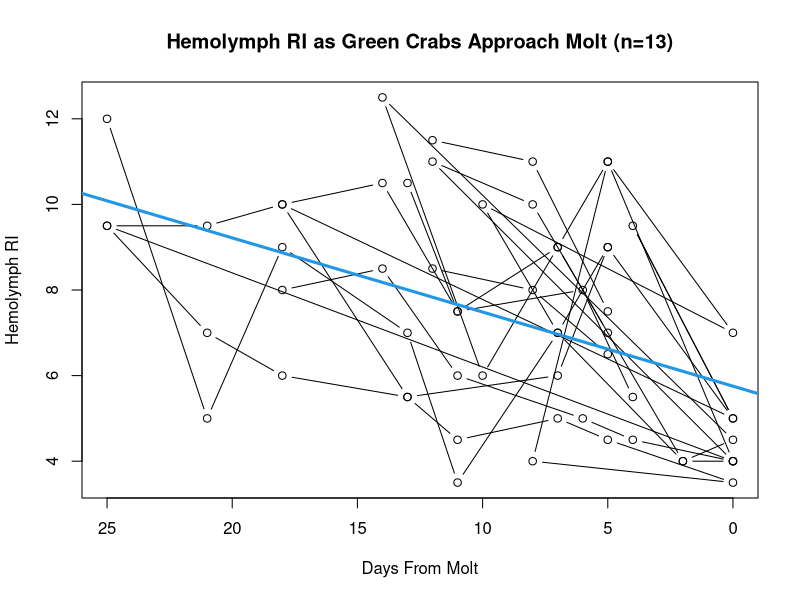
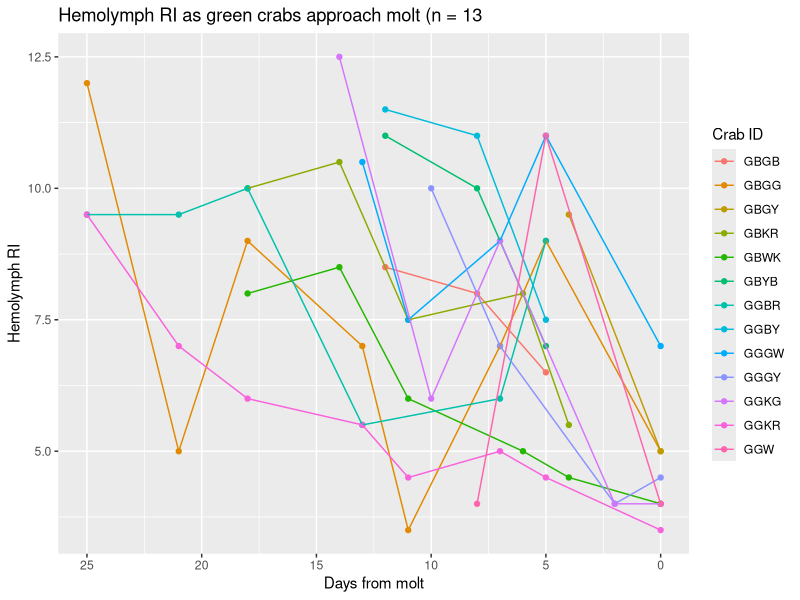
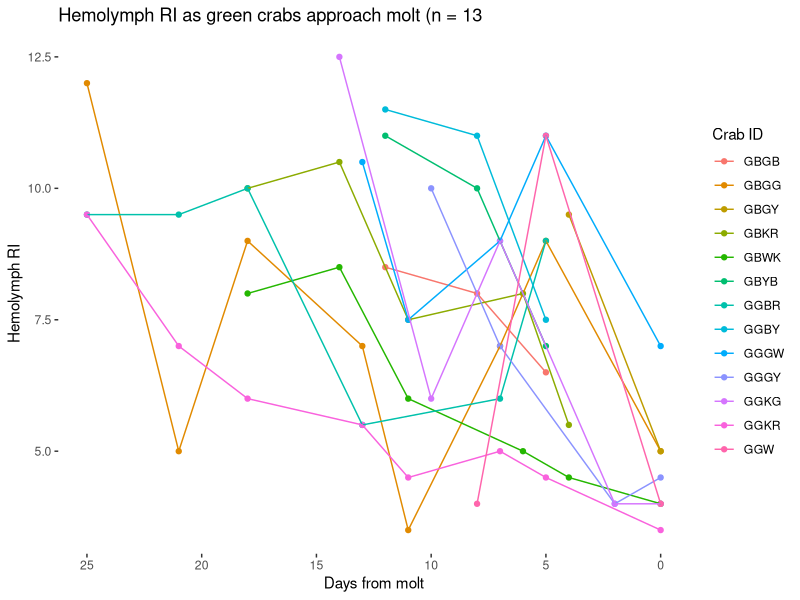
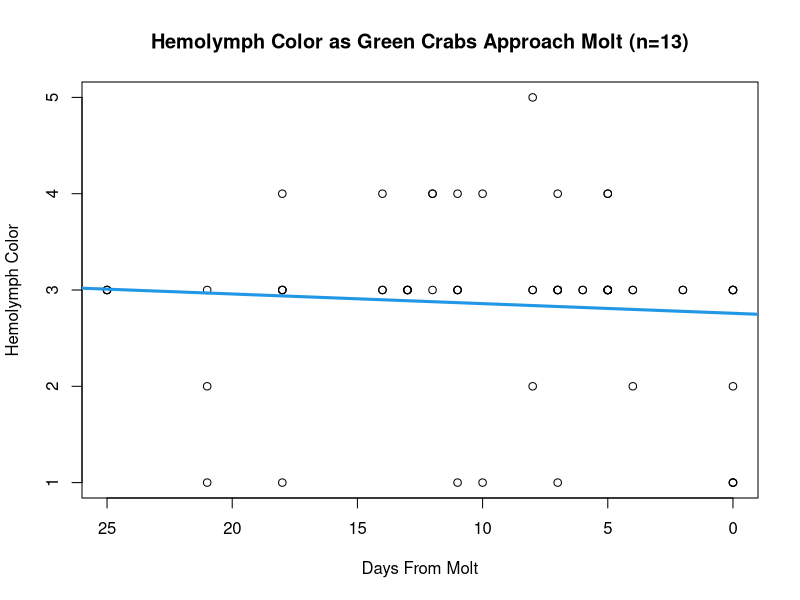
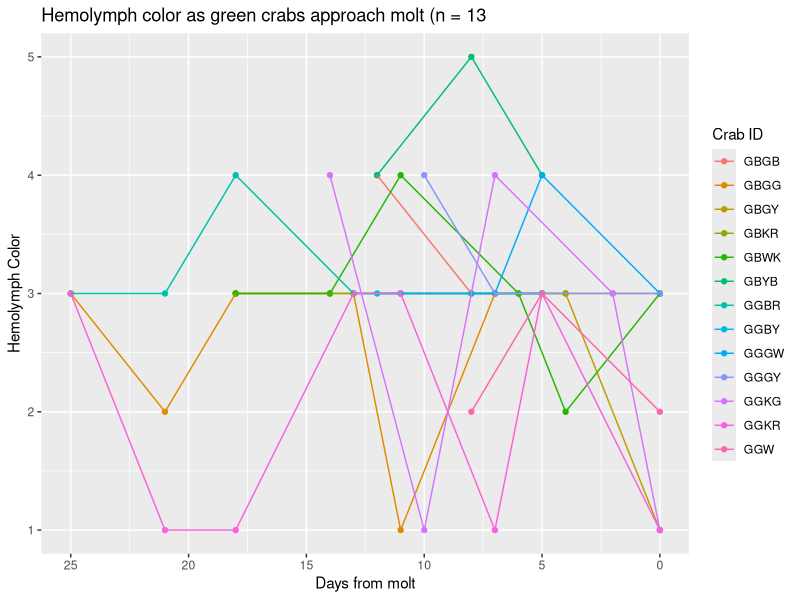
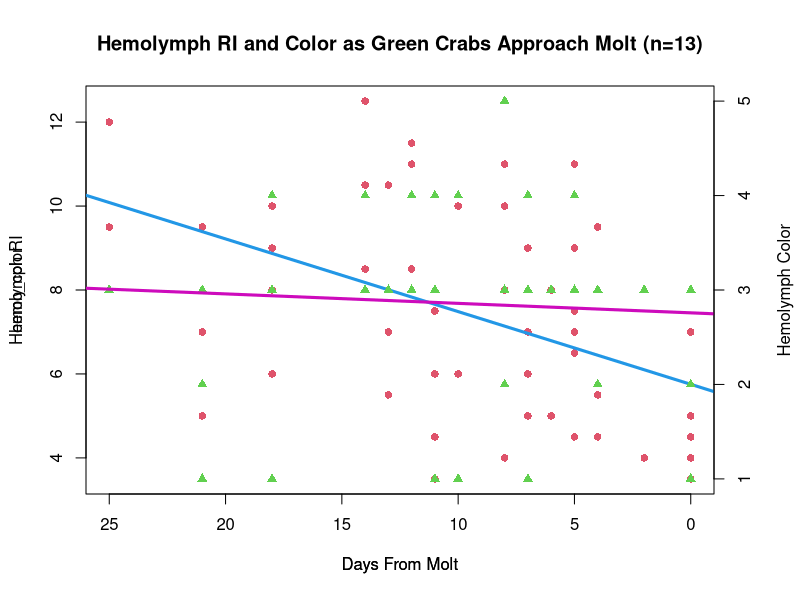
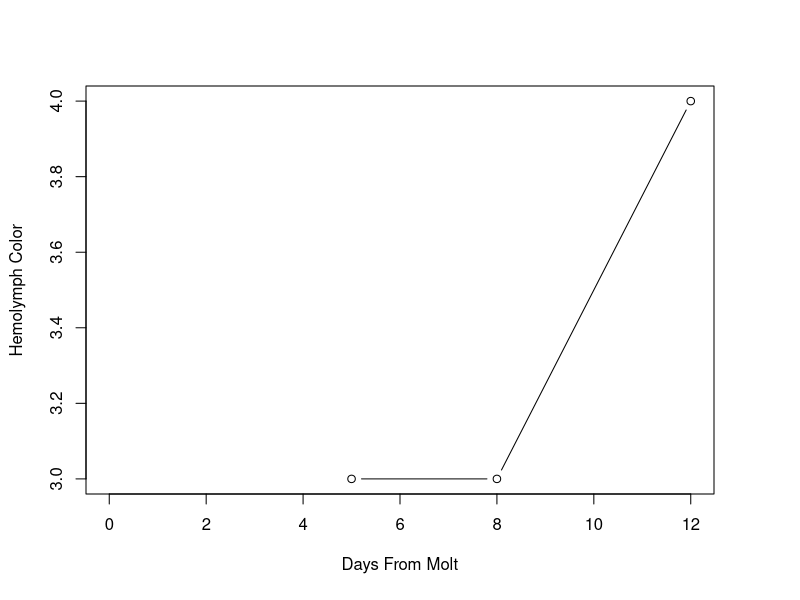
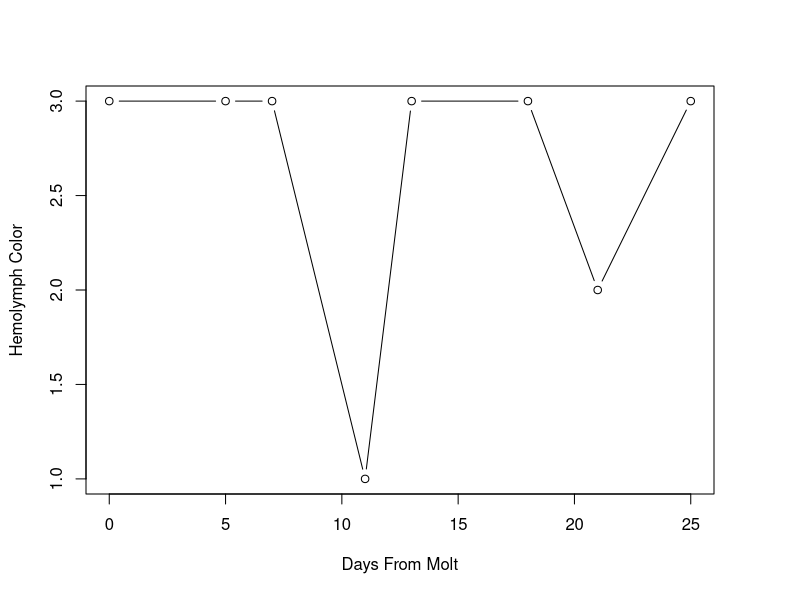

Generate these figures, in order, with R:
## ---- chunk 1

molt_dat <- read.csv("../data/wl_molt_dat.csv")
# read in .csv

library(car)
library(ggplot2)
library(dplyr)
# load relevant libraries for stats analysis
## ---- chunk 2

plot(hemo_ri ~ days_from_molt, data = molt_dat,
     main = "Hemolymph RI as Green Crabs Approach Molt (n=13)",
     xlim = rev(range(days_from_molt)),
     xlab = "Days From Molt", 
     ylab = "Hemolymph RI",
     type = "b")
abline(lm (hemo_ri ~ days_from_molt, data = molt_dat), col = 4, lwd = 3)

# plots hemo ri vs days from molt for all 13 crabs
# need to reverse x axis to count down to molt
# appears to be downward trend in hemolymph RI as crabs approach molt
# need to investigate on an individual level
## ---- chunk 3
library(ggplot2)
library(dplyr)

molt_dat %>% 
        # pipes molt data into ggplot
  ggplot(aes(x = days_from_molt, y = hemo_ri, colour = crab_id)) + 
        # populates plot with hemo ri info and defines color with crab ID
    geom_point() + geom_line() + 
        # specifies type of plot
        scale_x_reverse() + 
        # reverses x axis so information counts down to molt
        xlab("Days from molt") + 
        ylab ("Hemolymph RI") +
        ggtitle("Hemolymph RI as green crabs approach molt (n = 13") +
        # renames x and y labels and title
        labs(col = "Crab ID") 
        # changes legend title
## ---- chunk 4
library(ggplot2)
library(dplyr)

molt_dat %>% 
        # pipes molt data into ggplot
  ggplot(aes(x = days_from_molt, y = hemo_ri, colour = crab_id)) + 
        # populates plot with hemo ri info and defines color with crab ID
    geom_point() + geom_line() + 
        # specifies type of plot
        scale_x_reverse() + 
        # reverses x axis so information counts down to molt
        xlab("Days from molt") + 
        ylab ("Hemolymph RI") +
        ggtitle("Hemolymph RI as green crabs approach molt (n = 13") +
        # renames x and y labels and title
        labs(col = "Crab ID") + 
        # changes legend title
        theme(panel.grid.major = element_blank(),
              panel.grid.minor = element_blank(), 
              panel.background = element_blank())
        # removes background grid from plot

## ---- chunk 5
ri_mod <- lm(hemo_ri ~ days_from_molt, data = molt_dat)
summary(ri_mod)
anova(ri_mod)
car::Anova(ri_mod, type = 3)

# linear models for significance testing 

## ---- chunk 6

plot(hemo_color ~ days_from_molt, data = molt_dat,
     main = "Hemolymph Color as Green Crabs Approach Molt (n=13)",
     xlim = rev(range(days_from_molt)),
     xlab = "Days From Molt", 
     ylab = "Hemolymph Color")
abline(lm (hemo_color ~ days_from_molt, data = molt_dat), col = 4, lwd = 3)

# plots hemo color vs days from molt for all 13 crabs
# need to reverse x axis to count down to molt
# doesn't appear to be strong trend or correlation

## ---- chunk 7
library(ggplot2)
library(dplyr)

molt_dat %>% 
        # pipes molt data into ggplot
  ggplot(aes(x = days_from_molt, y = hemo_color, colour = crab_id)) + 
        # populates plot with hemo color info and defines color with crab ID
    geom_point() + geom_line() + 
        # specifies type of plot
        scale_x_reverse() + 
        # reverses x axis so information counts down to molt
        xlab("Days from molt") + 
        ylab ("Hemolymph Color") +
        ggtitle("Hemolymph color as green crabs approach molt (n = 13") +
        # renames x and y labels and title
        labs(col = "Crab ID")
        # changes legend title
## ---- chunk 8

col_mod <- lm(hemo_color ~ days_from_molt, data = molt_dat)
summary(col_mod)
anova(col_mod)
car::Anova(col_mod, type = 3)

# linear models for significance testing 

## ---- chunk 9

par(mar = c(5, 4, 4, 4) + 0.3)
plot(hemo_ri ~ days_from_molt, data = molt_dat,
     main = "Hemolymph RI and Color as Green Crabs Approach Molt (n=13)",
     xlim = rev(range(days_from_molt)),
     xlab = "Days From Molt", 
     ylab = "Hemolymph RI",
     pch = 16, col = 2)
abline(lm (hemo_ri ~ days_from_molt, data = molt_dat), col = 4, lwd = 3)
par(new = TRUE)                             
plot(hemo_color ~ days_from_molt, data = molt_dat,
     xlim = rev(range(days_from_molt)),
     xlab = "Days From Molt",
     pch = 17, col =3,
     axes = FALSE)
abline(lm (hemo_color ~ days_from_molt, data = molt_dat), col = 6, lwd = 3)
axis(side = 4, at = pretty(range(c(1, 2, 3, 4, 5))))      
mtext("Hemolymph Color", side = 4, line = 3) 


# overlaid two graphs to see hemo ri and color trends 
# some issues to resolve still; look at r graph gallery and gg plot
## ---- chunk 10

# individual hemo color graphs over time

plot(hemo_color ~ days_from_molt, data = molt_dat,
     subset = crab_id == "GBGB",
     xlab = "Days From Molt", 
     ylab = "Hemolymph Color",
     type = "b")

plot(hemo_color ~ days_from_molt, data = molt_dat,
     subset = crab_id == "GBGG",
     xlab = "Days From Molt", 
     ylab = "Hemolymph Color",
     type = "b")

plot(hemo_color ~ days_from_molt, data = molt_dat,
     subset = crab_id == "GBGB",
     xlab = "Days From Molt", 
     ylab = "Hemolymph Color",
     type = "b")

plot(hemo_color ~ days_from_molt, data = molt_dat,
     subset = crab_id == "GBGY",
     xlab = "Days From Molt", 
     ylab = "Hemolymph Color",
     type = "b")

plot(hemo_color ~ days_from_molt, data = molt_dat,
     subset = crab_id == "GBKR",
     xlab = "Days From Molt", 
     ylab = "Hemolymph Color",
     type = "b")

plot(hemo_color ~ days_from_molt, data = molt_dat,
     subset = crab_id == "GBWK",
     xlab = "Days From Molt", 
     ylab = "Hemolymph Color",
     type = "b")

plot(hemo_color ~ days_from_molt, data = molt_dat,
     subset = crab_id == "GBYB",
     xlab = "Days From Molt", 
     ylab = "Hemolymph Color",
     type = "b")

plot(hemo_color ~ days_from_molt, data = molt_dat,
     subset = crab_id == "GGBR",
     xlab = "Days From Molt", 
     ylab = "Hemolymph Color",
     type = "b")

plot(hemo_color ~ days_from_molt, data = molt_dat,
     subset = crab_id == "GGBY",
     xlab = "Days From Molt", 
     ylab = "Hemolymph Color",
     type = "b")

plot(hemo_color ~ days_from_molt, data = molt_dat,
     subset = crab_id == "GGGW",
     xlab = "Days From Molt", 
     ylab = "Hemolymph Color",
     type = "b")

plot(hemo_color ~ days_from_molt, data = molt_dat,
     subset = crab_id == "GGGY",
     xlab = "Days From Molt", 
     ylab = "Hemolymph Color",
     type = "b")

plot(hemo_color ~ days_from_molt, data = molt_dat,
     subset = crab_id == "GGKG",
     xlab = "Days From Molt", 
     ylab = "Hemolymph Color",
     type = "b")

plot(hemo_color ~ days_from_molt, data = molt_dat,
     subset = crab_id == "GGKR",
     xlab = "Days From Molt", 
     ylab = "Hemolymph Color",
     type = "b")

plot(hemo_color ~ days_from_molt, data = molt_dat,
     subset = crab_id == "GGW",
     xlab = "Days From Molt", 
     ylab = "Hemolymph Color",
     type = "b")
## ---- chunk 11

# individual RI graphs over time
# appears that as crabs approach molt, RI decreases

plot(hemo_ri ~ days_from_molt, data = molt_dat,
     subset = crab_id == "GBGB",
     xlab = "Days From Molt",
     type = "b")

plot(hemo_ri ~ days_from_molt, data = molt_dat,
     subset = crab_id == "GBGG",
     xlab = "Days From Molt", 
     ylab = "Hemolymph RI",
     type = "b")

plot(hemo_ri ~ days_from_molt, data = molt_dat,
     subset = crab_id == "GBGB",
     xlab = "Days From Molt", 
     ylab = "Hemolymph RI",
     type = "b")

plot(hemo_ri ~ days_from_molt, data = molt_dat,
     subset = crab_id == "GBGY",
     xlab = "Days From Molt", 
     ylab = "Hemolymph RI",
     type = "b")

plot(hemo_ri ~ days_from_molt, data = molt_dat,
     subset = crab_id == "GBKR",
     xlab = "Days From Molt", 
     ylab = "Hemolymph RI",
     type = "b")

plot(hemo_ri ~ days_from_molt, data = molt_dat,
     subset = crab_id == "GBWK",
     xlab = "Days From Molt", 
     ylab = "Hemolymph RI",
     type = "b")

plot(hemo_ri ~ days_from_molt, data = molt_dat,
     subset = crab_id == "GBYB",
     xlab = "Days From Molt", 
     ylab = "Hemolymph RI",
     type = "b")

plot(hemo_ri ~ days_from_molt, data = molt_dat,
     subset = crab_id == "GGBR",
     xlab = "Days From Molt", 
     ylab = "Hemolymph RI",
     type = "b")

plot(hemo_ri ~ days_from_molt, data = molt_dat,
     subset = crab_id == "GGBY",
     xlab = "Days From Molt", 
     ylab = "Hemolymph RI",
     type = "b")

plot(hemo_ri ~ days_from_molt, data = molt_dat,
     subset = crab_id == "GGGW",
     xlab = "Days From Molt", 
     ylab = "Hemolymph RI",
     type = "b")

plot(hemo_ri ~ days_from_molt, data = molt_dat,
     subset = crab_id == "GGGY",
     xlab = "Days From Molt", 
     ylab = "Hemolymph RI",
     type = "b")

plot(hemo_ri ~ days_from_molt, data = molt_dat,
     subset = crab_id == "GGKG",
     xlab = "Days From Molt", 
     ylab = "Hemolymph RI",
     type = "b")

plot(hemo_ri ~ days_from_molt, data = molt_dat,
     subset = crab_id == "GGKR",
     xlab = "Days From Molt", 
     ylab = "Hemolymph RI",
     type = "b")

plot(hemo_ri ~ days_from_molt, data = molt_dat,
     subset = crab_id == "GGW",
     xlab = "Days From Molt", 
     ylab = "Hemolymph RI",
     type = "b")
